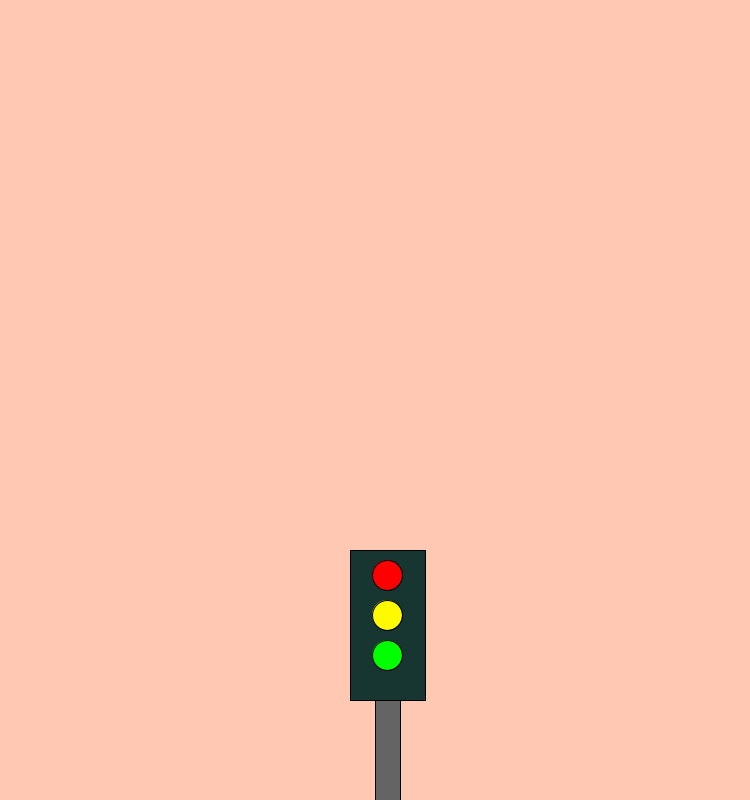
Frame 1 (no input)
Frame 60 (the mouse pressed at the canvas centre just before this capture): identical to frame 1, image omitted
Frame 120 (the mouse held since frame 60 and released just before this capture): identical to frame 1, image omitted

The Processing sketch that drew this single still picture (run headless with seeded random() and noise(); from frame 60 on, the mouse is pressed at the canvas centre):

// Processing sketch: opdracht_3_4_stoplicht
// ── opdracht_3_4_stoplicht.pde
void setup() {
  size(750, 800);
}

void draw() {
  background(255, 200, 179);

  fill(100, 100, 100);
  rect(375, 700, 25, 100);
  
  fill(23, 54, 49);
  rect(350, 550, 75, 150);
  
  fill(255, 0, 0);
  ellipse(387, 575, 30, 30);
  
  fill(255, 250, 0);
  ellipse(387, 615, 30, 30);
  
  fill(0, 255, 0);
  ellipse(387, 655, 30, 30);
}
